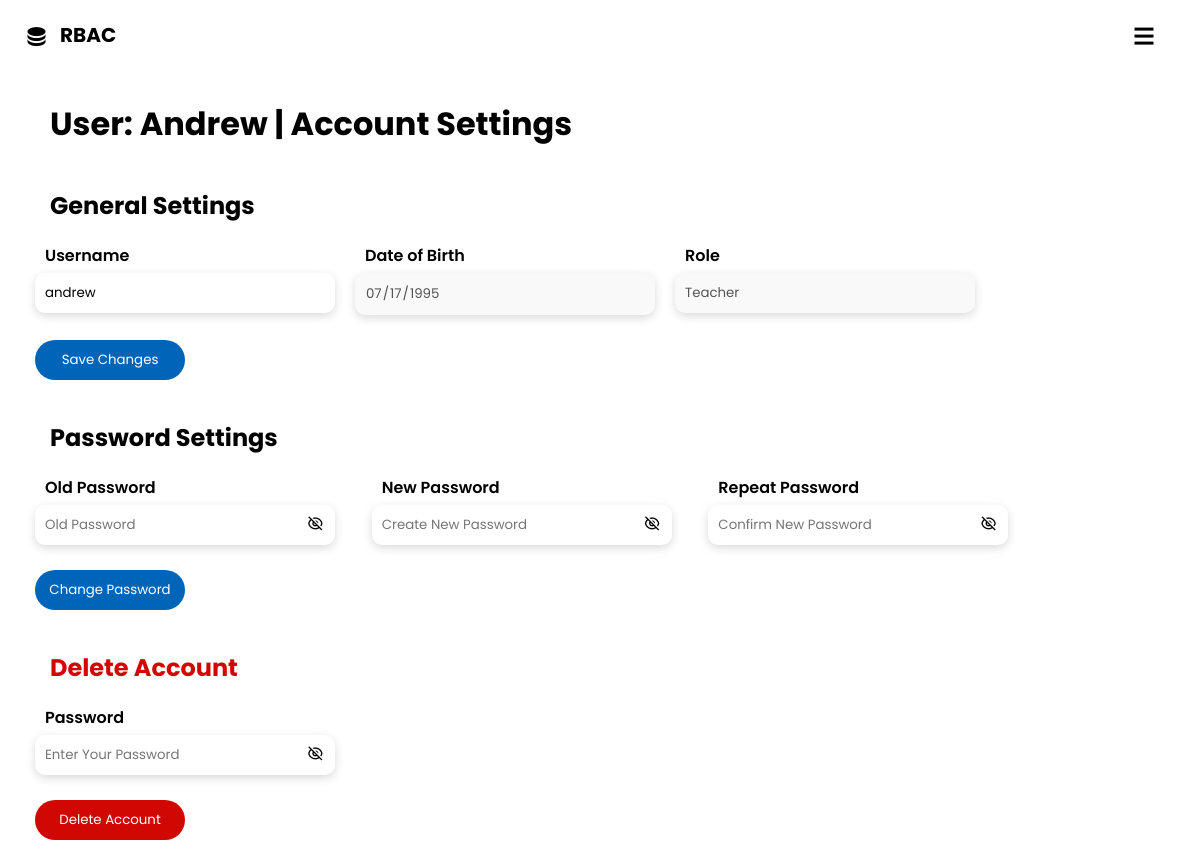
Page /settings (signed in) on the committed database.
### app.py (models this page shows)
class users(db.Model, UserMixin):
    id = db.Column(db.Integer, primary_key=True)
    username = db.Column(db.String(12), unique=True)
    password = db.Column(db.String(100))
    dob = db.Column(db.String)
    role = db.Column(db.String)

### app.py (the view, shortened to what this page needs)
@app.route('/settings',methods=['GET', 'POST'])
@login_required
def settings():
    form = settingsform()
    pform = passwordform()
    delform = deleteform()
    if form.validate_on_submit():
        user = users.query.get(current_user.id)
        if user:
           user.username = form.username.data
           db.session.commit()
           flash('Username changed successfully!')
    return render_template('settings.html',username=current_user.username.title(),form=form,pform=pform,delform=delform)

### app.py
class settingsform(FlaskForm):
    username = StringField('Username', validators=[InputRequired(),Length(min=5,max=12),Regexp('^\w+$', message="Username must contain only letters numbers or underscores"),checkusername] , render_kw={"placeholder": "Change username"})
    dob = DateField('Date of Birth',render_kw={'disabled':''} )
    role = StringField('Role',render_kw={'disabled':''})
    submit = SubmitField('Save Changes')

class passwordform(FlaskForm):
    oldpassword = PasswordField('Old Password', validators=[InputRequired(),Length(min=8,max=50),oldpword], render_kw={"placeholder": "Old Password"})
    newpassword = PasswordField('New Password', validators=[InputRequired(),Length(min=8,max=50),EqualTo('confirm', message='New Passwords Must Match')], render_kw={"placeholder": "Create New Password"})
    confirm  = PasswordField('Repeat Password', validators=[InputRequired(),Length(min=8,max=50)], render_kw={"placeholder": "Confirm New Password"})
    submit = SubmitField('Change Password')

### app.py (called while the page is built)
@login_manager.user_loader
def load_user(user_id):
    return users.query.get(int(user_id))

### templates/settings.html (shortened to what this page needs)
<!DOCTYPE html>
{%import "bootstrap/wtf.html" as wtf%}
<html>
<head>
    <link rel="stylesheet" type="text/css" href="{{ url_for('static', filename='style.css') }}">
    <link href="https://cdn.jsdelivr.net/npm/remixicon@4.1.0/fonts/remixicon.css" rel="stylesheet" />
    <link rel="stylesheet" href="https://cdn.jsdelivr.net/npm/swiper@11/swiper-bundle.min.css" />
</head>
<body>
    <div class="navcontainer">
        <nav>
            <div class="nav-logo" onclick="homeRedir()">
                <i class="ri-database-2-fill"></i>
                <h2 id="rbac">RBAC</h2>
            </div>
            <div class="nav-toggle" id="nav-toggle" onclick="showNav()">
                <i class="ri-menu-line"></i>
            </div>
        </nav>
    </div>
    <div class="settings">
        <h1>User: {{ username }} | Account Settings</h1>
        <h2>General Settings</h2>
        <form method="POST" action="/settings">
            <div class="generalform">
                <div class="inputcont">
                    {{form.username.label}}
                    {{form.username(value=current_user.username)}}
                </div>
                <div class="inputcont">
                    {{form.dob.label}}
                    {{form.dob(value=current_user.dob)}}
                </div>
                <div class="inputcont">
                    {{form.role.label}}
                    {{form.role(value=current_user.role)}}
                </div>
            </div>
            <div class="savebutton">
                {{form.submit}}
            </div>
        </form>
        <h2>Password Settings</h2>
        <form method="POST" action="/settings">
            <div class="generalform">
                <div class="inputcont">
                    {{pform.oldpassword.label}}
                    <div class="pword">{{pform.oldpassword}}<i class="ri-eye-off-line oldpasswordtoggle hide"></i></div>
                </div>
                <div class="inputcont">
                    {{pform.newpassword.label}}
                    <div class="pword">{{pform.newpassword}}<i class="ri-eye-off-line newpasswordtoggle hide"></i></div>
                </div>
                <div class="inputcont">
                    {{pform.confirm.label}}
                    <div class="pword">{{pform.confirm}}<i class="ri-eye-off-line confirmtoggle hide"></i></div>
                </div>
            </div>
            <div class="savebutton">
                {{pform.submit}}
            </div>
        </form>
        <h2 class="deletehead">Delete Account</h2>
        <form method="POST" action="/settings">
            <div class="generalform">
                <div class="inputcont">
                    {{delform.delpassword.label}}
                    <div class="pword">{{delform.delpassword}}<i class="ri-eye-off-line delpasswordtoggle hide"></i></div>
                </div>
            </div>
            <div class="savebutton" >
                {{delform.deleteaccount(onclick="return confirm('Are you sure you want to delete your account? This is irreversible'),delroute()")}}
            </div>
        </form>
    </div>
</body>
</html>

### static/style.css (style rules this page uses)
* { margin: 0; padding: 0; box-sizing: border-box; scroll-behavior: smooth; }
:root { --largest-font: 112px; --larger-font: 70px; --large-font: 34px; --text-large-font: 20px; --text-font: 16px; --text-color: #000; --hover-color: #fff; --dark-color: #000; --bg-color: #ffff; --nav-hover-color: #0065b9; --secondary-color: #0065b9; --search-bar-color: #ffff; }
body { font-family: Arial, sans-serif; background-color: var(--bg-color); }
.navcontainer { width: 100%; min-height: 10vh; display: flex; flex-direction: column; overflow: hidden; position: relative; }
.navcontainer nav { justify-content: center; padding-right: 0; position: fixed; z-index: 100; width: 100%; height: 80px; transition: all 0.5s; }
.nav-logo { position: absolute; left: 0px; top: 0; justify-content: center; align-items: center; text-align: center; display: flex; flex-direction: row; }
.nav-logo i { font-size: 1.5em; margin: 1em; color: var(--dark-color); }
.nav-logo h2 { font-family: "Poppins"; font-size: 20px; padding: 0px; margin: 20px; top: 0; cursor: pointer; left: 40px; color: var(--dark-color); position: absolute; }
.nav-toggle { display: inline-flex; visibility: visible; cursor: pointer; position: absolute; top: 0; right: 20px; margin: 1em; font-size: 1.5em; font-weight: 600; transition: all 0.5s; }
#dob { cursor: pointer; }
#role { cursor: pointer; }
.pword { display: flex; }
.ri-eye-off-line { cursor: pointer; }
.settings { font-family: "Poppins"; width: 100%; display: flex; flex-direction: column; margin-bottom: 100px; }
.settings h1 { margin-top: 20px; margin-left: 50px; }
.settings h2 { margin-top: 40px; margin-left: 50px; }
.generalform { margin-left: 35px; margin-top: 20px; display: flex; flex-direction: row; }
.inputcont { display: flex; flex-direction: column; margin-right: 20px; }
.savebutton { width: 100px; text-align: center; margin-left: 35px; margin-top: 25px; }
#submit { padding: 10px; width: 150px; border-radius: 20px; color: #fff; font-family: "Poppins"; cursor: pointer; border-style: none; background-color: var(--secondary-color); transition: all 0.5s; }
.generalform label { margin-left: 10px; font-weight: 600; }
.generalform input, .generalform select { padding: 10px; width: 300px; font-family: "Poppins"; border-style: none; outline: none; border-radius: 10px; margin-top: 5px; box-shadow: 0 3px 10px rgb(0 0 0 / 0.15); }
#dob,#role { background-color: #f9f9f9; }
.hide { transform: translate(-28px,15px); }
.deletehead { color: #d10704; }
#deleteaccount { padding: 10px; width: 150px; border-radius: 20px; color: #fff; font-family: "Poppins"; cursor: pointer; border-style: none; background-color: #d10704; transition: all 0.5s; }

### rows in the picture
users: username "Andrew", username "andrew", dob "07/17/1995", role "Teacher"

### other values in the picture
{{ pform.oldpassword.label }} "Old Password"
{{ pform.newpassword.label }} "New Password"
{{ pform.confirm.label }} "Repeat Password"
{{ delform.delpassword.label }} "Password"
